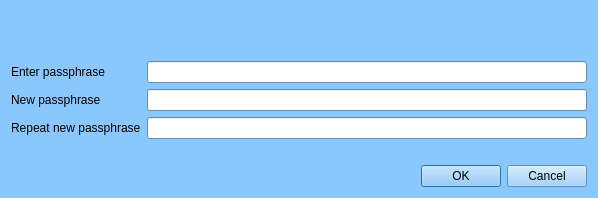
<?xml version="1.0" encoding="UTF-8"?>
<ui version="4.0">
 <class>AskPassphraseDialog</class>
 <widget class="QDialog" name="AskPassphraseDialog">
  <property name="geometry">
   <rect>
    <x>0</x>
    <y>0</y>
    <width>598</width>
    <height>198</height>
   </rect>
  </property>
  <property name="sizePolicy">
   <sizepolicy hsizetype="Preferred" vsizetype="Minimum">
    <horstretch>0</horstretch>
    <verstretch>0</verstretch>
   </sizepolicy>
  </property>
  <property name="minimumSize">
   <size>
    <width>550</width>
    <height>0</height>
   </size>
  </property>
  <property name="palette">
   <palette>
    <active>
     <colorrole role="WindowText">
      <brush brushstyle="SolidPattern">
       <color alpha="255">
        <red>0</red>
        <green>0</green>
        <blue>0</blue>
       </color>
      </brush>
     </colorrole>
     <colorrole role="Button">
      <brush brushstyle="SolidPattern">
       <color alpha="255">
        <red>138</red>
        <green>199</green>
        <blue>255</blue>
       </color>
      </brush>
     </colorrole>
     <colorrole role="Light">
      <brush brushstyle="SolidPattern">
       <color alpha="255">
        <red>255</red>
        <green>255</green>
        <blue>255</blue>
       </color>
      </brush>
     </colorrole>
     <colorrole role="Midlight">
      <brush brushstyle="SolidPattern">
       <color alpha="255">
        <red>196</red>
        <green>227</green>
        <blue>255</blue>
       </color>
      </brush>
     </colorrole>
     <colorrole role="Dark">
      <brush brushstyle="SolidPattern">
       <color alpha="255">
        <red>69</red>
        <green>99</green>
        <blue>127</blue>
       </color>
      </brush>
     </colorrole>
     <colorrole role="Mid">
      <brush brushstyle="SolidPattern">
       <color alpha="255">
        <red>92</red>
        <green>133</green>
        <blue>170</blue>
       </color>
      </brush>
     </colorrole>
     <colorrole role="Text">
      <brush brushstyle="SolidPattern">
       <color alpha="255">
        <red>0</red>
        <green>0</green>
        <blue>0</blue>
       </color>
      </brush>
     </colorrole>
     <colorrole role="BrightText">
      <brush brushstyle="SolidPattern">
       <color alpha="255">
        <red>255</red>
        <green>255</green>
        <blue>255</blue>
       </color>
      </brush>
     </colorrole>
     <colorrole role="ButtonText">
      <brush brushstyle="SolidPattern">
       <color alpha="255">
        <red>0</red>
        <green>0</green>
        <blue>0</blue>
       </color>
      </brush>
     </colorrole>
     <colorrole role="Base">
      <brush brushstyle="SolidPattern">
       <color alpha="255">
        <red>255</red>
        <green>255</green>
        <blue>255</blue>
       </color>
      </brush>
     </colorrole>
     <colorrole role="Window">
      <brush brushstyle="SolidPattern">
       <color alpha="255">
        <red>138</red>
        <green>199</green>
        <blue>255</blue>
       </color>
      </brush>
     </colorrole>
     <colorrole role="Shadow">
      <brush brushstyle="SolidPattern">
       <color alpha="255">
        <red>0</red>
        <green>0</green>
        <blue>0</blue>
       </color>
      </brush>
     </colorrole>
     <colorrole role="AlternateBase">
      <brush brushstyle="SolidPattern">
       <color alpha="255">
        <red>196</red>
        <green>227</green>
        <blue>255</blue>
       </color>
      </brush>
     </colorrole>
     <colorrole role="ToolTipBase">
      <brush brushstyle="SolidPattern">
       <color alpha="255">
        <red>255</red>
        <green>255</green>
        <blue>220</blue>
       </color>
      </brush>
     </colorrole>
     <colorrole role="ToolTipText">
      <brush brushstyle="SolidPattern">
       <color alpha="255">
        <red>0</red>
        <green>0</green>
        <blue>0</blue>
       </color>
      </brush>
     </colorrole>
    </active>
    <inactive>
     <colorrole role="WindowText">
      <brush brushstyle="SolidPattern">
       <color alpha="255">
        <red>0</red>
        <green>0</green>
        <blue>0</blue>
       </color>
      </brush>
     </colorrole>
     <colorrole role="Button">
      <brush brushstyle="SolidPattern">
       <color alpha="255">
        <red>138</red>
        <green>199</green>
        <blue>255</blue>
       </color>
      </brush>
     </colorrole>
     <colorrole role="Light">
      <brush brushstyle="SolidPattern">
       <color alpha="255">
        <red>255</red>
        <green>255</green>
        <blue>255</blue>
       </color>
      </brush>
     </colorrole>
     <colorrole role="Midlight">
      <brush brushstyle="SolidPattern">
       <color alpha="255">
        <red>196</red>
        <green>227</green>
        <blue>255</blue>
       </color>
      </brush>
     </colorrole>
     <colorrole role="Dark">
      <brush brushstyle="SolidPattern">
       <color alpha="255">
        <red>69</red>
        <green>99</green>
        <blue>127</blue>
       </color>
      </brush>
     </colorrole>
     <colorrole role="Mid">
      <brush brushstyle="SolidPattern">
       <color alpha="255">
        <red>92</red>
        <green>133</green>
        <blue>170</blue>
       </color>
      </brush>
     </colorrole>
     <colorrole role="Text">
      <brush brushstyle="SolidPattern">
       <color alpha="255">
        <red>0</red>
        <green>0</green>
        <blue>0</blue>
       </color>
      </brush>
     </colorrole>
     <colorrole role="BrightText">
      <brush brushstyle="SolidPattern">
       <color alpha="255">
        <red>255</red>
        <green>255</green>
        <blue>255</blue>
       </color>
      </brush>
     </colorrole>
     <colorrole role="ButtonText">
      <brush brushstyle="SolidPattern">
       <color alpha="255">
        <red>0</red>
        <green>0</green>
        <blue>0</blue>
       </color>
      </brush>
     </colorrole>
     <colorrole role="Base">
      <brush brushstyle="SolidPattern">
       <color alpha="255">
        <red>255</red>
        <green>255</green>
        <blue>255</blue>
       </color>
      </brush>
     </colorrole>
     <colorrole role="Window">
      <brush brushstyle="SolidPattern">
       <color alpha="255">
        <red>138</red>
        <green>199</green>
        <blue>255</blue>
       </color>
      </brush>
     </colorrole>
     <colorrole role="Shadow">
      <brush brushstyle="SolidPattern">
       <color alpha="255">
        <red>0</red>
        <green>0</green>
        <blue>0</blue>
       </color>
      </brush>
     </colorrole>
     <colorrole role="AlternateBase">
      <brush brushstyle="SolidPattern">
       <color alpha="255">
        <red>196</red>
        <green>227</green>
        <blue>255</blue>
       </color>
      </brush>
     </colorrole>
     <colorrole role="ToolTipBase">
      <brush brushstyle="SolidPattern">
       <color alpha="255">
        <red>255</red>
        <green>255</green>
        <blue>220</blue>
       </color>
      </brush>
     </colorrole>
     <colorrole role="ToolTipText">
      <brush brushstyle="SolidPattern">
       <color alpha="255">
        <red>0</red>
        <green>0</green>
        <blue>0</blue>
       </color>
      </brush>
     </colorrole>
    </inactive>
    <disabled>
     <colorrole role="WindowText">
      <brush brushstyle="SolidPattern">
       <color alpha="255">
        <red>69</red>
        <green>99</green>
        <blue>127</blue>
       </color>
      </brush>
     </colorrole>
     <colorrole role="Button">
      <brush brushstyle="SolidPattern">
       <color alpha="255">
        <red>138</red>
        <green>199</green>
        <blue>255</blue>
       </color>
      </brush>
     </colorrole>
     <colorrole role="Light">
      <brush brushstyle="SolidPattern">
       <color alpha="255">
        <red>255</red>
        <green>255</green>
        <blue>255</blue>
       </color>
      </brush>
     </colorrole>
     <colorrole role="Midlight">
      <brush brushstyle="SolidPattern">
       <color alpha="255">
        <red>196</red>
        <green>227</green>
        <blue>255</blue>
       </color>
      </brush>
     </colorrole>
     <colorrole role="Dark">
      <brush brushstyle="SolidPattern">
       <color alpha="255">
        <red>69</red>
        <green>99</green>
        <blue>127</blue>
       </color>
      </brush>
     </colorrole>
     <colorrole role="Mid">
      <brush brushstyle="SolidPattern">
       <color alpha="255">
        <red>92</red>
        <green>133</green>
        <blue>170</blue>
       </color>
      </brush>
     </colorrole>
     <colorrole role="Text">
      <brush brushstyle="SolidPattern">
       <color alpha="255">
        <red>69</red>
        <green>99</green>
        <blue>127</blue>
       </color>
      </brush>
     </colorrole>
     <colorrole role="BrightText">
      <brush brushstyle="SolidPattern">
       <color alpha="255">
        <red>255</red>
        <green>255</green>
        <blue>255</blue>
       </color>
      </brush>
     </colorrole>
     <colorrole role="ButtonText">
      <brush brushstyle="SolidPattern">
       <color alpha="255">
        <red>69</red>
        <green>99</green>
        <blue>127</blue>
       </color>
      </brush>
     </colorrole>
     <colorrole role="Base">
      <brush brushstyle="SolidPattern">
       <color alpha="255">
        <red>138</red>
        <green>199</green>
        <blue>255</blue>
       </color>
      </brush>
     </colorrole>
     <colorrole role="Window">
      <brush brushstyle="SolidPattern">
       <color alpha="255">
        <red>138</red>
        <green>199</green>
        <blue>255</blue>
       </color>
      </brush>
     </colorrole>
     <colorrole role="Shadow">
      <brush brushstyle="SolidPattern">
       <color alpha="255">
        <red>0</red>
        <green>0</green>
        <blue>0</blue>
       </color>
      </brush>
     </colorrole>
     <colorrole role="AlternateBase">
      <brush brushstyle="SolidPattern">
       <color alpha="255">
        <red>138</red>
        <green>199</green>
        <blue>255</blue>
       </color>
      </brush>
     </colorrole>
     <colorrole role="ToolTipBase">
      <brush brushstyle="SolidPattern">
       <color alpha="255">
        <red>255</red>
        <green>255</green>
        <blue>220</blue>
       </color>
      </brush>
     </colorrole>
     <colorrole role="ToolTipText">
      <brush brushstyle="SolidPattern">
       <color alpha="255">
        <red>0</red>
        <green>0</green>
        <blue>0</blue>
       </color>
      </brush>
     </colorrole>
    </disabled>
   </palette>
  </property>
  <property name="windowTitle">
   <string>Passphrase Dialog</string>
  </property>
  <layout class="QVBoxLayout" name="verticalLayout">
   <item>
    <widget class="QLabel" name="warningLabel">
     <property name="textFormat">
      <enum>Qt::RichText</enum>
     </property>
     <property name="wordWrap">
      <bool>true</bool>
     </property>
    </widget>
   </item>
   <item>
    <layout class="QFormLayout" name="formLayout">
     <property name="fieldGrowthPolicy">
      <enum>QFormLayout::AllNonFixedFieldsGrow</enum>
     </property>
     <item row="0" column="0">
      <widget class="QLabel" name="passLabel1">
       <property name="text">
        <string>Enter passphrase</string>
       </property>
      </widget>
     </item>
     <item row="0" column="1">
      <widget class="QLineEdit" name="passEdit1">
       <property name="echoMode">
        <enum>QLineEdit::Password</enum>
       </property>
      </widget>
     </item>
     <item row="1" column="0">
      <widget class="QLabel" name="passLabel2">
       <property name="text">
        <string>New passphrase</string>
       </property>
      </widget>
     </item>
     <item row="1" column="1">
      <widget class="QLineEdit" name="passEdit2">
       <property name="echoMode">
        <enum>QLineEdit::Password</enum>
       </property>
      </widget>
     </item>
     <item row="2" column="0">
      <widget class="QLabel" name="passLabel3">
       <property name="text">
        <string>Repeat new passphrase</string>
       </property>
      </widget>
     </item>
     <item row="2" column="1">
      <widget class="QLineEdit" name="passEdit3">
       <property name="echoMode">
        <enum>QLineEdit::Password</enum>
       </property>
      </widget>
     </item>
     <item row="3" column="1">
      <widget class="QLabel" name="capsLabel">
       <property name="font">
        <font>
         <weight>75</weight>
         <bold>true</bold>
        </font>
       </property>
       <property name="text">
        <string/>
       </property>
       <property name="alignment">
        <set>Qt::AlignCenter</set>
       </property>
      </widget>
     </item>
    </layout>
   </item>
   <item>
    <widget class="QDialogButtonBox" name="buttonBox">
     <property name="orientation">
      <enum>Qt::Horizontal</enum>
     </property>
     <property name="standardButtons">
      <set>QDialogButtonBox::Cancel|QDialogButtonBox::Ok</set>
     </property>
    </widget>
   </item>
  </layout>
 </widget>
 <resources/>
 <connections>
  <connection>
   <sender>buttonBox</sender>
   <signal>accepted()</signal>
   <receiver>AskPassphraseDialog</receiver>
   <slot>accept()</slot>
   <hints>
    <hint type="sourcelabel">
     <x>248</x>
     <y>254</y>
    </hint>
    <hint type="destinationlabel">
     <x>157</x>
     <y>274</y>
    </hint>
   </hints>
  </connection>
  <connection>
   <sender>buttonBox</sender>
   <signal>rejected()</signal>
   <receiver>AskPassphraseDialog</receiver>
   <slot>reject()</slot>
   <hints>
    <hint type="sourcelabel">
     <x>316</x>
     <y>260</y>
    </hint>
    <hint type="destinationlabel">
     <x>286</x>
     <y>274</y>
    </hint>
   </hints>
  </connection>
 </connections>
</ui>
